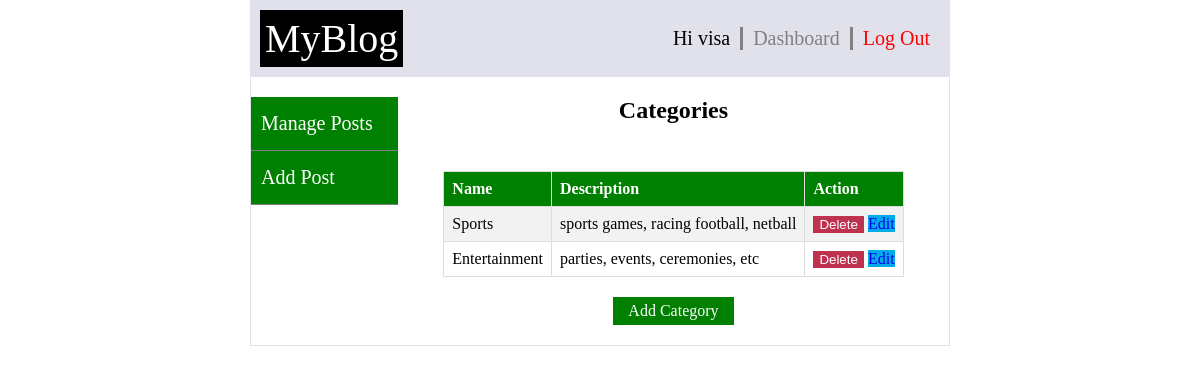
Page /admin/managecategories.php (signed in) on the committed database.
### tables this page shows
CREATE TABLE `categories` (
  `id` int(11) NOT NULL,
  `Categoryname` varchar(100) NOT NULL,
  `description` varchar(100) NOT NULL,
  `Admin_name` varchar(100) NOT NULL
);

### admin/managecategories.php (the view, shortened to what this page needs)
<?php
include_once('../logic/db_config.php');
include_once('../header.php');
$sql = "SELECT * FROM categories";
$result = mysqli_query($conn, $sql);
$categories = mysqli_fetch_all($result, MYSQLI_ASSOC);
?>
<div class="dashboard">
    <section>
        <ul class="pages">
            <li><a href="managepost.php">Manage Posts</a></li>
            <li><a href="addpost.php">Add Post</a></li>
        </ul>
    </section>
    <section>
        <h1 style="text-align: center; padding-bottom: 27px;">Categories</h1>
        <table id="users">
            <tr>
                <th>Name</th>
                <th>Description</th>
                <th>Action</th>
            </tr>
            <?php
            for ($i = 0; $i < count($categories); $i++) { ?>
                <tr>
                    <td><?php echo $categories[$i]['Categoryname'] ?></td>
                    <td><?php echo $categories[$i]['description'] ?></td>
                    <td>
                        <form action="managecategories.php" method="POST">
                            <button name="delete" value="delete" type="delete">Delete</button>
                            <a style="background-color: rgb(0, 172, 232);" href="edit.php?id=<?php echo $categories[$i]['id'] ?>">Edit</a>
                        </form>
                    </td>
                </tr>
            <?php } ?>
        </table>
        <a style="background-color: green; color: white; padding: 5px 15px; margin: 20px auto; display: block; width: fit-content;" href="addcategory.php">Add Category</a>
    </section>
</div>
</body>
</html>

### css/styles.css (style rules this page uses)
body { margin: 0 250px; backgroung-color: gray; }
a { text-decoration: none; }
ul { list-style-type: none; }
section ul { padding: 0; margin-top: 20px; }
section ul li a { display: block; font-size: 20px; color: white; padding: 15px 0; border-bottom: 1px solid gray; background-color: green; padding-left: 10px; }
section ul li { margin-left: 0; }
.dashboard { display: grid; grid-template-columns: 0.8fr 3fr; border-bottom: 1px solid rgba(100, 105, 156, 0.2); border-left: 1px solid rgba(100, 105, 156, 0.2); border-right: 1px solid rgba(100, 105, 156, 0.2); }
table { margin-left: auto; margin-right: auto; }
#users td, #users th { border: 1px solid #ddd; padding: 8px; }
#users { border-collapse: collapse; }
#users tr:nth-child(even) { background-color: #f2f2f2; }
#users th { background-color: green; color: white; text-align: left; }
table button { color: white; background-color: rgb(190, 50, 80); border: none; cursor: pointer; }

### rows in the picture
categories: Categoryname "Sports", description "sports games, racing football, netball"
categories: Categoryname "Entertainment", description "parties, events, ceremonies, etc"

### other values in the picture
$_SESSION['user_logged_in'] "visa"
